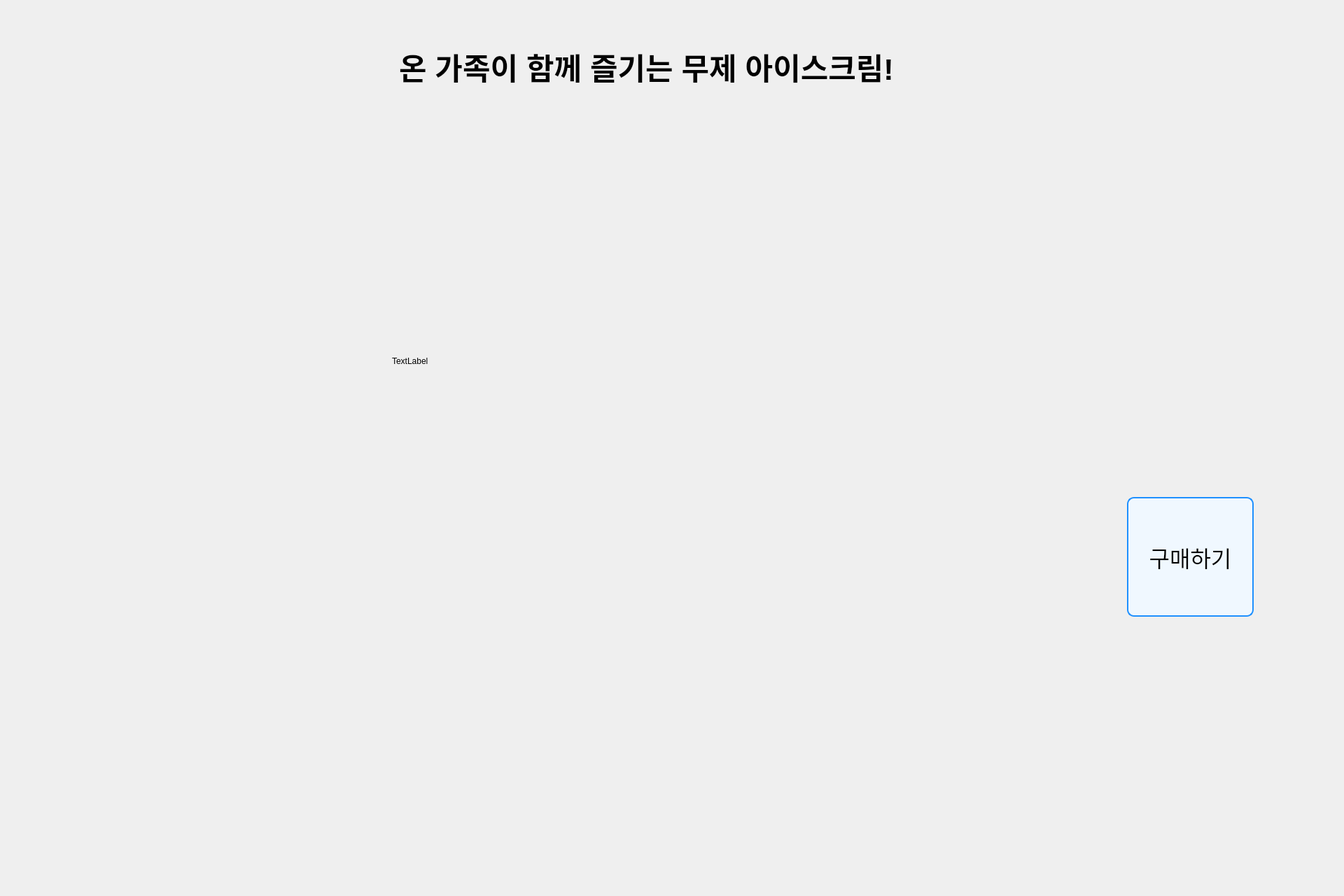
<?xml version="1.0" encoding="UTF-8"?>
<ui version="4.0">
 <class>Dialog</class>
 <widget class="QDialog" name="Dialog">
  <property name="geometry">
   <rect>
    <x>0</x>
    <y>0</y>
    <width>1920</width>
    <height>1280</height>
   </rect>
  </property>
  <property name="windowTitle">
   <string>Dialog</string>
  </property>
  <property name="styleSheet">
   <string notr="true">QPushButton {
    border: 2px solid #1E90FF;  /* 테두리 색상: DodgerBlue */
    border-radius: 10px;        /* 둥근 테두리 */
    padding: 5px;               /* 버튼 내부 여백 */
    background-color: #F0F8FF;  /* 배경 색상: AliceBlue */
}

QPushButton:hover {
    border: 2px solid #00BFFF;  /* 마우스 올렸을 때 테두리 색상: DeepSkyBlue */
    background-color: #E6F2FF;  /* 마우스 올렸을 때 배경 색상 */
}
</string>
  </property>
  <widget class="QLabel" name="label">
   <property name="geometry">
    <rect>
     <x>570</x>
     <y>30</y>
     <width>881</width>
     <height>131</height>
    </rect>
   </property>
   <property name="font">
    <font>
     <pointsize>32</pointsize>
     <weight>75</weight>
     <bold>true</bold>
    </font>
   </property>
   <property name="text">
    <string>온 가족이 함께 즐기는 무제 아이스크림!</string>
   </property>
  </widget>
  <widget class="QPushButton" name="pushButton">
   <property name="geometry">
    <rect>
     <x>1610</x>
     <y>710</y>
     <width>181</width>
     <height>171</height>
    </rect>
   </property>
   <property name="font">
    <font>
     <family>Carlito</family>
     <pointsize>24</pointsize>
     <weight>50</weight>
     <italic>false</italic>
     <bold>false</bold>
    </font>
   </property>
   <property name="text">
    <string>구매하기</string>
   </property>
  </widget>
  <widget class="QLabel" name="label_2">
   <property name="geometry">
    <rect>
     <x>560</x>
     <y>210</y>
     <width>771</width>
     <height>611</height>
    </rect>
   </property>
   <property name="text">
    <string>TextLabel</string>
   </property>
  </widget>
 </widget>
 <resources/>
 <connections/>
</ui>
